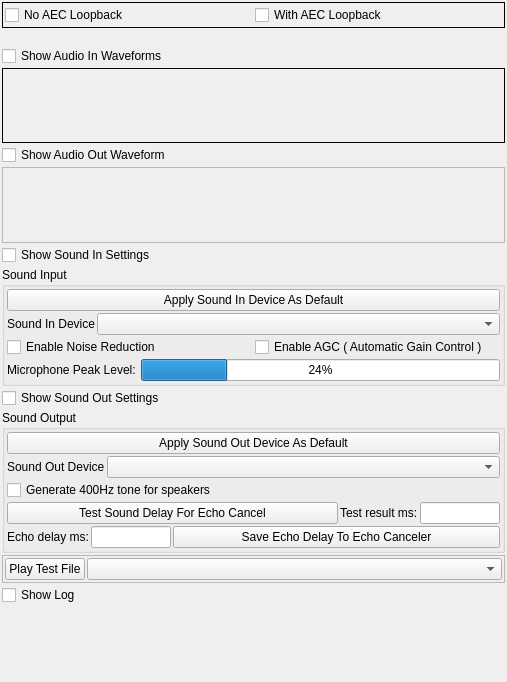
<?xml version="1.0" encoding="UTF-8"?>
<ui version="4.0">
 <class>AppletSoundSettingsUi</class>
 <widget class="QWidget" name="AppletSoundSettingsUi">
  <property name="geometry">
   <rect>
    <x>0</x>
    <y>0</y>
    <width>507</width>
    <height>682</height>
   </rect>
  </property>
  <property name="sizePolicy">
   <sizepolicy hsizetype="Expanding" vsizetype="Preferred">
    <horstretch>0</horstretch>
    <verstretch>0</verstretch>
   </sizepolicy>
  </property>
  <property name="contextMenuPolicy">
   <enum>Qt::ContextMenuPolicy::ActionsContextMenu</enum>
  </property>
  <property name="windowTitle">
   <string>Sound Settings</string>
  </property>
  <property name="sizeGripEnabled" stdset="0">
   <bool>true</bool>
  </property>
  <layout class="QVBoxLayout" name="verticalLayout">
   <property name="spacing">
    <number>2</number>
   </property>
   <property name="leftMargin">
    <number>2</number>
   </property>
   <property name="topMargin">
    <number>2</number>
   </property>
   <property name="rightMargin">
    <number>2</number>
   </property>
   <property name="bottomMargin">
    <number>0</number>
   </property>
   <item>
    <widget class="QFrame" name="m_ActionFrame">
     <property name="sizePolicy">
      <sizepolicy hsizetype="Expanding" vsizetype="Minimum">
       <horstretch>0</horstretch>
       <verstretch>0</verstretch>
      </sizepolicy>
     </property>
     <property name="frameShape">
      <enum>QFrame::Shape::Box</enum>
     </property>
     <layout class="QHBoxLayout" name="horizontalLayout_2">
      <property name="spacing">
       <number>2</number>
      </property>
      <property name="leftMargin">
       <number>2</number>
      </property>
      <property name="topMargin">
       <number>2</number>
      </property>
      <property name="rightMargin">
       <number>2</number>
      </property>
      <property name="bottomMargin">
       <number>2</number>
      </property>
      <item>
       <widget class="QCheckBox" name="m_NoAecLoopbackCheckBox">
        <property name="text">
         <string>No AEC Loopback</string>
        </property>
       </widget>
      </item>
      <item>
       <widget class="QCheckBox" name="m_WithAecLoopbackCheckBox">
        <property name="text">
         <string>With AEC Loopback</string>
        </property>
       </widget>
      </item>
     </layout>
    </widget>
   </item>
   <item>
    <widget class="QLabel" name="m_StatusMsgLabel">
     <property name="text">
      <string/>
     </property>
    </widget>
   </item>
   <item>
    <widget class="QCheckBox" name="m_ShowInWaveFormCheckBox">
     <property name="sizePolicy">
      <sizepolicy hsizetype="Minimum" vsizetype="Fixed">
       <horstretch>0</horstretch>
       <verstretch>0</verstretch>
      </sizepolicy>
     </property>
     <property name="text">
      <string>Show Audio In Waveforms</string>
     </property>
    </widget>
   </item>
   <item>
    <widget class="AudioInWaveformWidget" name="m_AudioInWaveFormFrame">
     <property name="sizePolicy">
      <sizepolicy hsizetype="Expanding" vsizetype="Expanding">
       <horstretch>0</horstretch>
       <verstretch>0</verstretch>
      </sizepolicy>
     </property>
     <property name="frameShape">
      <enum>QFrame::Shape::Box</enum>
     </property>
    </widget>
   </item>
   <item>
    <widget class="QCheckBox" name="m_ShowOutWaveFormCheckBox">
     <property name="text">
      <string>Show Audio Out Waveform</string>
     </property>
    </widget>
   </item>
   <item>
    <widget class="AudioOutWaveformWidget" name="m_AudioOutWaveFormFrame">
     <property name="sizePolicy">
      <sizepolicy hsizetype="Expanding" vsizetype="Expanding">
       <horstretch>0</horstretch>
       <verstretch>0</verstretch>
      </sizepolicy>
     </property>
     <property name="frameShape">
      <enum>QFrame::Shape::StyledPanel</enum>
     </property>
     <property name="frameShadow">
      <enum>QFrame::Shadow::Raised</enum>
     </property>
    </widget>
   </item>
   <item>
    <widget class="QCheckBox" name="m_ShowSoundInCheckBox">
     <property name="text">
      <string>Show Sound In Settings</string>
     </property>
    </widget>
   </item>
   <item>
    <widget class="QGroupBox" name="m_InSettingsGroupBox">
     <property name="title">
      <string>Sound Input</string>
     </property>
     <layout class="QVBoxLayout" name="verticalLayout_2">
      <property name="spacing">
       <number>2</number>
      </property>
      <property name="leftMargin">
       <number>2</number>
      </property>
      <property name="topMargin">
       <number>2</number>
      </property>
      <property name="rightMargin">
       <number>2</number>
      </property>
      <property name="bottomMargin">
       <number>2</number>
      </property>
      <item>
       <widget class="QPushButton" name="m_ApplyDefaultInDeviceButton">
        <property name="text">
         <string>Apply Sound In Device As Default</string>
        </property>
       </widget>
      </item>
      <item>
       <layout class="QHBoxLayout" name="horizontalLayout_3">
        <item>
         <widget class="QLabel" name="m_InDeviceLabel">
          <property name="text">
           <string>Sound In Device</string>
          </property>
         </widget>
        </item>
        <item>
         <widget class="QComboBox" name="m_InDeviceComboBox">
          <property name="sizePolicy">
           <sizepolicy hsizetype="Expanding" vsizetype="Fixed">
            <horstretch>0</horstretch>
            <verstretch>0</verstretch>
           </sizepolicy>
          </property>
         </widget>
        </item>
       </layout>
      </item>
      <item>
       <layout class="QHBoxLayout" name="horizontalLayout_10">
        <item>
         <widget class="QCheckBox" name="m_NoiseSuppressionCheckBox">
          <property name="sizePolicy">
           <sizepolicy hsizetype="Expanding" vsizetype="Fixed">
            <horstretch>0</horstretch>
            <verstretch>0</verstretch>
           </sizepolicy>
          </property>
          <property name="text">
           <string>Enable Noise Reduction</string>
          </property>
         </widget>
        </item>
        <item>
         <widget class="QCheckBox" name="m_AgcCheckBox">
          <property name="sizePolicy">
           <sizepolicy hsizetype="Expanding" vsizetype="Fixed">
            <horstretch>0</horstretch>
            <verstretch>0</verstretch>
           </sizepolicy>
          </property>
          <property name="text">
           <string>Enable AGC ( Automatic Gain Control )</string>
          </property>
         </widget>
        </item>
       </layout>
      </item>
      <item>
       <layout class="QHBoxLayout" name="horizontalLayout_9">
        <item>
         <widget class="QLabel" name="label_4">
          <property name="text">
           <string>Microphone Peak Level: </string>
          </property>
         </widget>
        </item>
        <item>
         <widget class="QProgressBar" name="m_AudioInPeakProgressBar">
          <property name="value">
           <number>24</number>
          </property>
         </widget>
        </item>
       </layout>
      </item>
     </layout>
    </widget>
   </item>
   <item>
    <widget class="QCheckBox" name="m_ShowSoundOutCheckBox">
     <property name="text">
      <string>Show Sound Out Settings</string>
     </property>
    </widget>
   </item>
   <item>
    <widget class="QGroupBox" name="m_OutSettingsGroupBox">
     <property name="title">
      <string>Sound Output</string>
     </property>
     <layout class="QVBoxLayout" name="verticalLayout_3">
      <property name="spacing">
       <number>2</number>
      </property>
      <property name="leftMargin">
       <number>2</number>
      </property>
      <property name="topMargin">
       <number>2</number>
      </property>
      <property name="rightMargin">
       <number>2</number>
      </property>
      <property name="bottomMargin">
       <number>2</number>
      </property>
      <item>
       <widget class="QPushButton" name="m_ApplyDefaultOutDeviceButton">
        <property name="text">
         <string>Apply Sound Out Device As Default</string>
        </property>
       </widget>
      </item>
      <item>
       <layout class="QHBoxLayout" name="horizontalLayout_4">
        <item>
         <widget class="QLabel" name="m_OutDeviceLable">
          <property name="text">
           <string>Sound Out Device</string>
          </property>
         </widget>
        </item>
        <item>
         <widget class="QComboBox" name="m_OutDeviceComboBox">
          <property name="sizePolicy">
           <sizepolicy hsizetype="Expanding" vsizetype="Fixed">
            <horstretch>0</horstretch>
            <verstretch>0</verstretch>
           </sizepolicy>
          </property>
         </widget>
        </item>
       </layout>
      </item>
      <item>
       <layout class="QHBoxLayout" name="horizontalLayout_8">
        <item>
         <widget class="QCheckBox" name="m_GenerateToneCheckBox">
          <property name="sizePolicy">
           <sizepolicy hsizetype="Expanding" vsizetype="Fixed">
            <horstretch>0</horstretch>
            <verstretch>0</verstretch>
           </sizepolicy>
          </property>
          <property name="text">
           <string>Generate 400Hz tone for speakers</string>
          </property>
         </widget>
        </item>
       </layout>
      </item>
      <item>
       <layout class="QHBoxLayout" name="horizontalLayout_5">
        <item>
         <widget class="QPushButton" name="m_TestSoundDelayButton">
          <property name="text">
           <string>Test Sound Delay For Echo Cancel</string>
          </property>
         </widget>
        </item>
        <item>
         <widget class="QLabel" name="label_5">
          <property name="sizePolicy">
           <sizepolicy hsizetype="Fixed" vsizetype="Preferred">
            <horstretch>0</horstretch>
            <verstretch>0</verstretch>
           </sizepolicy>
          </property>
          <property name="text">
           <string>Test result ms:</string>
          </property>
         </widget>
        </item>
        <item>
         <widget class="QLineEdit" name="m_TestDelayResultLineEdit">
          <property name="maximumSize">
           <size>
            <width>80</width>
            <height>16777215</height>
           </size>
          </property>
         </widget>
        </item>
       </layout>
      </item>
      <item>
       <layout class="QHBoxLayout" name="horizontalLayout_6">
        <item>
         <widget class="QLabel" name="label_6">
          <property name="sizePolicy">
           <sizepolicy hsizetype="Fixed" vsizetype="Preferred">
            <horstretch>0</horstretch>
            <verstretch>0</verstretch>
           </sizepolicy>
          </property>
          <property name="text">
           <string>Echo delay ms:</string>
          </property>
         </widget>
        </item>
        <item>
         <widget class="QLineEdit" name="m_EchoDelayLineEdit">
          <property name="maximumSize">
           <size>
            <width>80</width>
            <height>16777215</height>
           </size>
          </property>
         </widget>
        </item>
        <item>
         <widget class="QPushButton" name="m_EchoDelaySaveButton">
          <property name="text">
           <string>Save Echo Delay To Echo Canceler</string>
          </property>
         </widget>
        </item>
       </layout>
      </item>
     </layout>
    </widget>
   </item>
   <item>
    <widget class="QFrame" name="frame">
     <property name="frameShape">
      <enum>QFrame::Shape::StyledPanel</enum>
     </property>
     <property name="frameShadow">
      <enum>QFrame::Shadow::Raised</enum>
     </property>
     <layout class="QHBoxLayout" name="horizontalLayout_7">
      <property name="spacing">
       <number>2</number>
      </property>
      <property name="leftMargin">
       <number>2</number>
      </property>
      <property name="topMargin">
       <number>2</number>
      </property>
      <property name="rightMargin">
       <number>2</number>
      </property>
      <property name="bottomMargin">
       <number>2</number>
      </property>
      <item>
       <widget class="QPushButton" name="m_PlayTestFileButton">
        <property name="text">
         <string>Play Test File</string>
        </property>
       </widget>
      </item>
      <item>
       <widget class="QComboBox" name="m_TestFileComboBox">
        <property name="sizePolicy">
         <sizepolicy hsizetype="Expanding" vsizetype="Fixed">
          <horstretch>0</horstretch>
          <verstretch>0</verstretch>
         </sizepolicy>
        </property>
       </widget>
      </item>
     </layout>
    </widget>
   </item>
   <item>
    <widget class="QCheckBox" name="m_ShowLogCheckBox">
     <property name="text">
      <string>Show Log</string>
     </property>
    </widget>
   </item>
   <item>
    <widget class="LogWidget" name="m_LogWidget" native="true">
     <property name="sizePolicy">
      <sizepolicy hsizetype="Expanding" vsizetype="Expanding">
       <horstretch>0</horstretch>
       <verstretch>0</verstretch>
      </sizepolicy>
     </property>
    </widget>
   </item>
  </layout>
 </widget>
 <customwidgets>
  <customwidget>
   <class>LogWidget</class>
   <extends>QWidget</extends>
   <header>LogWidget.h</header>
   <container>1</container>
  </customwidget>
  <customwidget>
   <class>AudioInWaveformWidget</class>
   <extends>QFrame</extends>
   <header location="global">AudioInWaveformWidget.h</header>
   <container>1</container>
  </customwidget>
  <customwidget>
   <class>AudioOutWaveformWidget</class>
   <extends>QFrame</extends>
   <header>AudioOutWaveformWidget.h</header>
   <container>1</container>
  </customwidget>
 </customwidgets>
 <resources/>
 <connections/>
</ui>
